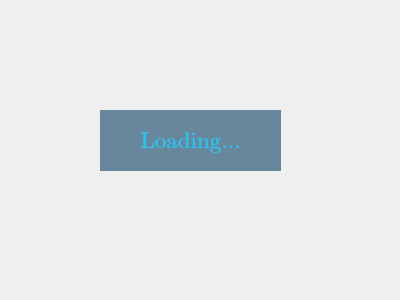
<?xml version="1.0" encoding="UTF-8"?>
<ui version="4.0">
 <class>Loading</class>
 <widget class="QDialog" name="Loading">
  <property name="geometry">
   <rect>
    <x>0</x>
    <y>0</y>
    <width>400</width>
    <height>300</height>
   </rect>
  </property>
  <property name="windowTitle">
   <string>Dialog</string>
  </property>
  <widget class="QWidget" name="widget" native="true">
   <property name="geometry">
    <rect>
     <x>40</x>
     <y>50</y>
     <width>311</width>
     <height>181</height>
    </rect>
   </property>
   <widget class="QLabel" name="label">
    <property name="geometry">
     <rect>
      <x>60</x>
      <y>60</y>
      <width>181</width>
      <height>61</height>
     </rect>
    </property>
    <property name="font">
     <font>
      <family>Cambria Math</family>
      <pointsize>17</pointsize>
     </font>
    </property>
    <property name="styleSheet">
     <string notr="true">background-color: rgba(8, 64, 98, 150);
color: rgb(21, 205, 255);</string>
    </property>
    <property name="text">
     <string>Loading...</string>
    </property>
    <property name="alignment">
     <set>Qt::AlignCenter</set>
    </property>
   </widget>
  </widget>
 </widget>
 <resources/>
 <connections/>
</ui>
